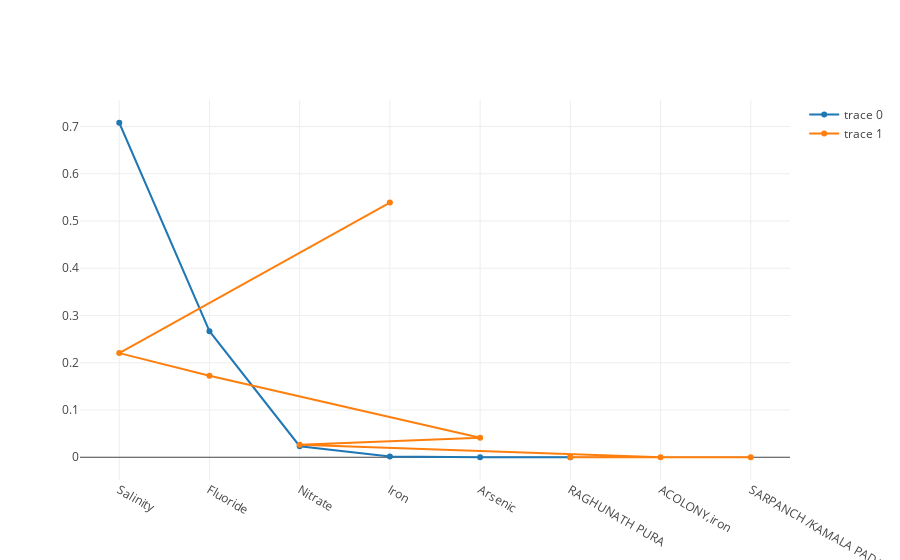

Notebook cell for this chart:
### Code cell
iplot([Scatter(x=rajasthan_states.keys(), y=rajasthan_states),
      Scatter(x=probabilities.keys(), y=probabilities)])

### Figure 1 — Plotly figure (JSON) as saved in the notebook; plotly's stock layout.template omitted (floating-point values rounded to 4 significant figures)
{"data": [{"type": "scatter", "uid": "02a01e28-dd1d-11e8-a83e-10f00554a326", "x": ["Salinity", "Fluoride", "Nitrate", "Iron", "Arsenic", "RAGHUNATH PURA"], "y": [0.708, 0.2667, 0.02335, 0.001721, 0.0001871, 3.741e-05]}, {"type": "scatter", "uid": "02a01e29-dd1d-11e8-a83e-10f00554a326", "x": ["Iron", "Salinity", "Fluoride", "Arsenic", "Nitrate", "ACOLONY,iron", "RAGHUNATH PURA", "SARPANCH /KAMALA PADAR"], "y": [0.539, 0.2204, 0.1727, 0.04142, 0.02648, 9.601e-06, 9.601e-06, 9.601e-06]}], "layout": {}}
